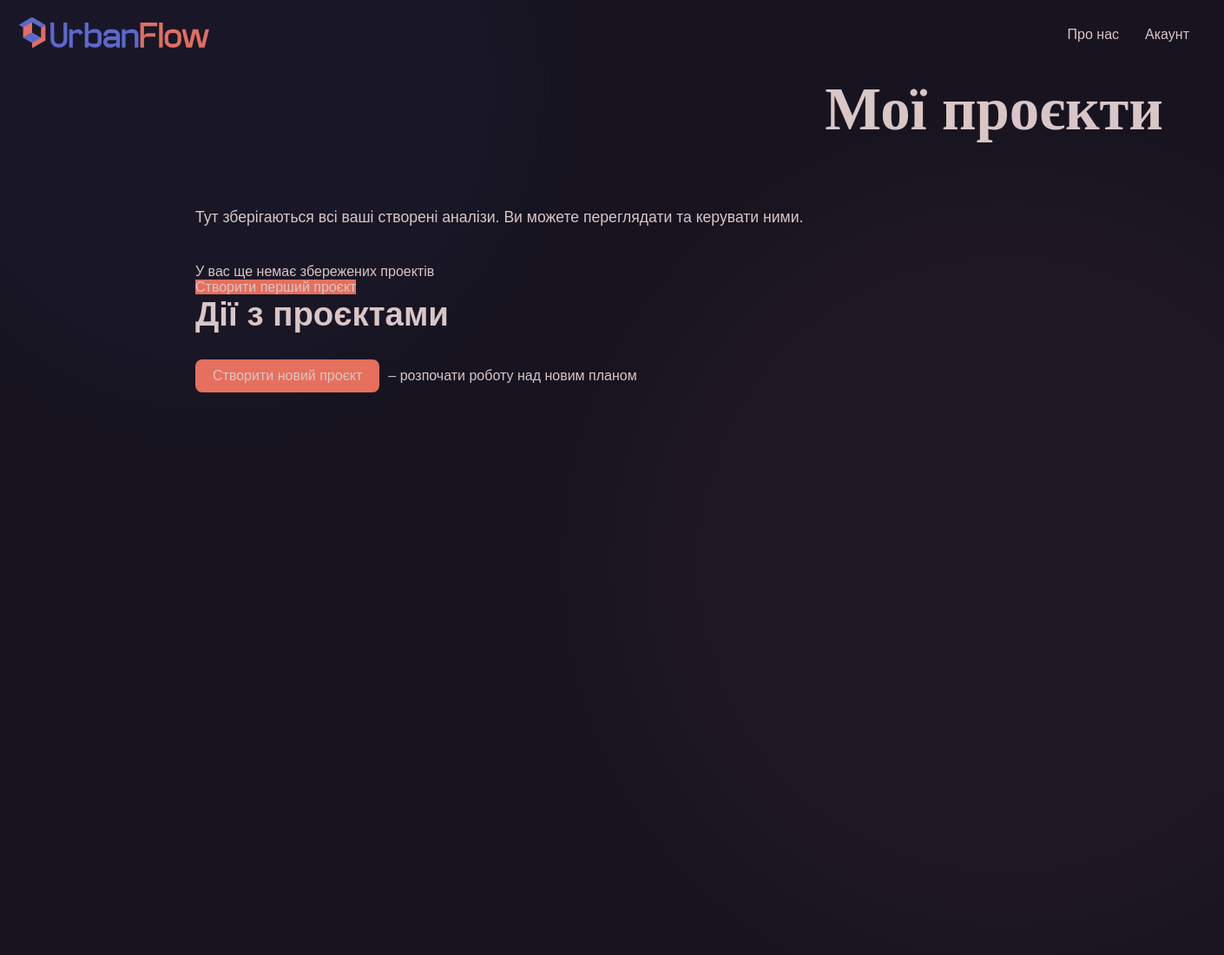
Page /myprojects/ (signed in) on the earlier database version.
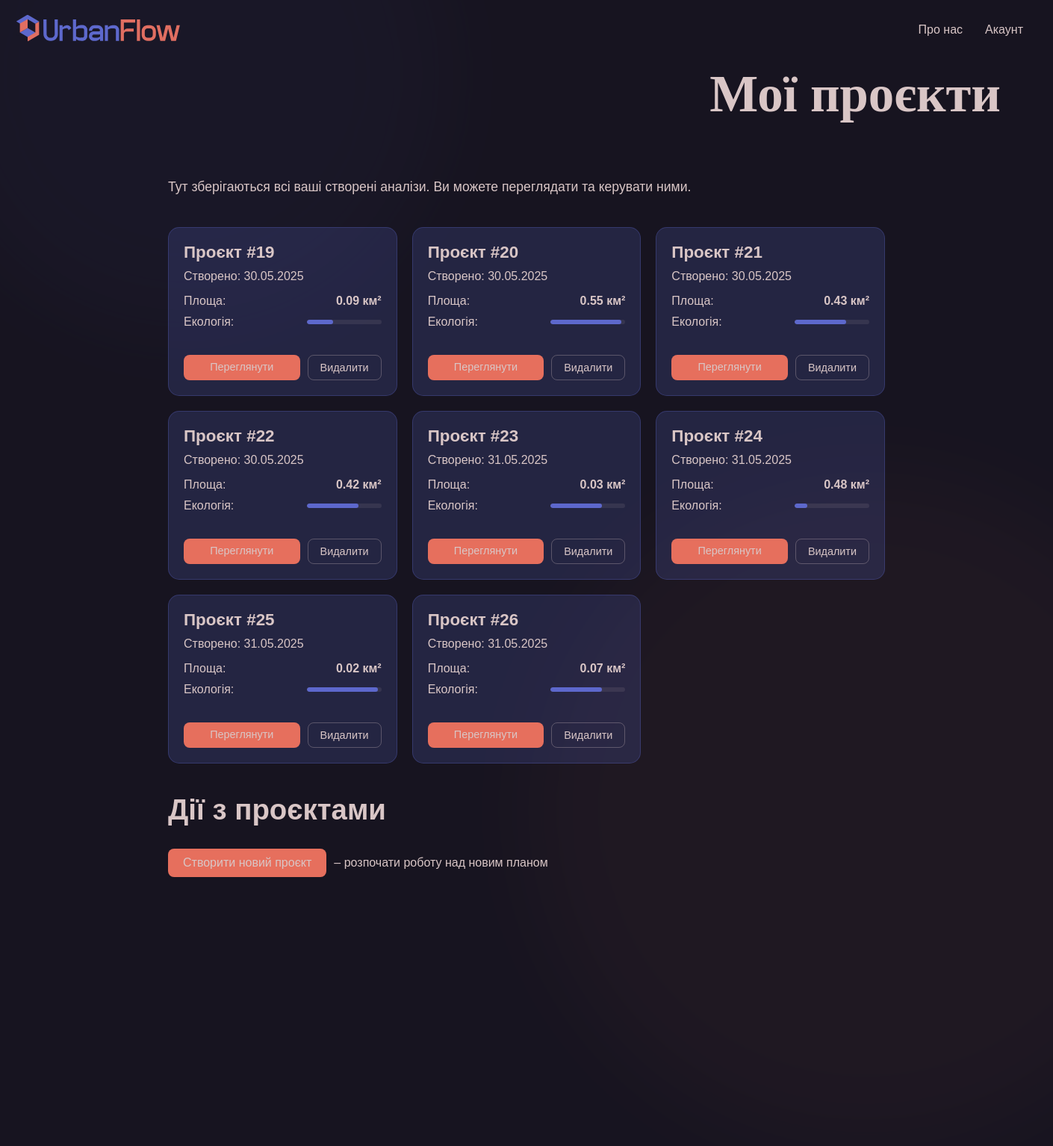
Same page on the later database version.
### backend/models.py (models this page shows, shortened)
class AnalyzedArea(models.Model):
    user = models.ForeignKey(settings.AUTH_USER_MODEL, on_delete=models.CASCADE, null=True, blank=True)
    north = models.FloatField()
    south = models.FloatField()
    east = models.FloatField()
    west = models.FloatField()
    related_name = 'analyzedarea_set'
    area = models.FloatField(help_text="Area in square kilometers")
    created_at = models.DateTimeField(auto_now_add=True)
    road_count = models.IntegerField(default=0)
    congestion = models.IntegerField(default=0, help_text="Congestion score (0-100)")
    ecology = models.IntegerField(default=0, help_text="Ecology score (0-100)")
    pedestrian_friendly = models.IntegerField(default=0, help_text="Pedestrian friendliness score (0-100)")
    public_transport = models.IntegerField(default=0, help_text="Public transport accessibility score (0-100)")
    class Meta:
        verbose_name = "Analyzed Area"
        verbose_name_plural = "Analyzed Areas"

### backend/views.py (the view)
# urls.py: path('myprojects/', views.my_projects, name='myprojects'),
@login_required
def my_projects(request):
    projects = request.user.analyzedarea_set.all()
    return render(request, 'projects/myprojects.html', {
        'has_projects': projects.exists(),
        'projects': projects
    })

### backend/templates/projects/myprojects.html (shortened to what this page needs)
{% load static %}
<!DOCTYPE html>
<html lang="uk">
<head>
    <link rel="stylesheet" href="https://unpkg.com/leaflet@1.7.1/dist/leaflet.css" />
    <link rel="stylesheet" href="{% static 'css/pages/myprojects.css' %}">
</head>
<body>
<nav>
    <div class="logo"><a href="{% url 'logged_home' %}">
        <img src="{% static 'img/cube.svg' %}" alt="Логотип UrbanFlow - куб">
        <img src="{% static 'img/UrbanFlow.svg' %}" alt="UrbanFlow">
    </a></div>
    <ul role="list">
        <li><a href="{% url 'about' %}">Про нас</a></li>
        <li><a href="{% url 'profile' %}">Акаунт</a></li>
    </ul>
</nav>
<div class="ellipse ellipse-1"></div>
<div class="ellipse ellipse-2"></div>
<div class="projects-header">
    <h1>Мої проєкти</h1>
</div>
<div class="projects-container">
    <p class="projects-description">Тут зберігаються всі ваші створені аналізи. Ви можете переглядати та керувати ними.</p>
    {% if projects %}
    <div class="projects-grid">
        {% for project in projects %}
        <div class="project-card" id="project-{{ project.id }}">
            <h3>Проєкт #{{ project.id }}</h3>
            <p class="project-meta">Створено: {{ project.created_at|date:"d.m.Y" }}</p>
            <div class="project-stats">
                <div class="stat">
                    <span>Площа:</span>
                    <strong>{{ project.area }} км²</strong>
                </div>
                <div class="stat">
                    <span>Екологія:</span>
                    <div class="mini-progress">
                        <div style="width: {{ project.ecology }}%"></div>
                    </div>
                </div>
            </div>
            <div class="project-actions">
                <a href="{% url 'project_detail' project.id %}" class="project-btn view-btn">Переглянути</a>
                <button class="project-btn delete-btn" onclick="deleteProject({{ project.id }})">Видалити</button>
            </div>
        </div>
        {% endfor %}
    </div>
    {% else %}
    <div class="no-projects">
        <p>У вас ще немає збережених проектів</p>
        <a href="{% url 'city_changer' %}" class="btn create-btn">Створити перший проєкт</a>
    </div>
    {% endif %}
    <div class="actions-section">
        <h2>Дії з проєктами</h2>
        <ul class="actions-list">
            <li>
                <a href="{% url 'city_changer' %}" class="action-btn create-btn">Створити новий проєкт</a>
                <span>– розпочати роботу над новим планом</span>
            </li>
        </ul>
    </div>
</div>
</body>
</html>

### backend/templates/static/css/pages/myprojects.css (style rules this page uses)
* { box-sizing: border-box; margin: 0; padding: 0; list-style: none; text-decoration: none; color: inherit; font-family: 'e-Ukraine Ultralight', sans-serif; }
body { min-height: 100vh; background: #171420; color: #D9C6C6; position: relative; padding-top: 80px; overflow-x: hidden; width: 100%; }
nav { display: flex; justify-content: space-between; align-items: center; padding: 20px 40px; margin: -77px 0 0 0; }
.logo { display: flex; align-items: center; gap: 10px; transform: scale(1.2); }
.logo img:first-child { height: 30px; }
.logo img:last-child { height: 25px; }
nav ul { display: flex; gap: 30px; list-style: none; }
nav a { color: #D9C6C6; text-decoration: none; font-family: 'e-Ukraine Light', sans-serif; font-size: 16px; }
.ellipse { position: absolute; border-radius: 50%; filter: blur(60px); z-index: 0; opacity: 0.2; animation: pulse 8s infinite ease-in-out; pointer-events: none; }
.ellipse-1 { width: 700px; height: 700px; top: -250px; left: -100px; background: rgba(93, 104, 203, 0.2); }
.ellipse-2 { width: 900px; height: 900px; bottom: -300px; right: -200px; background: rgba(230, 126, 103, 0.2); animation-delay: 1s; }
.projects-container { position: relative; z-index: 1; width: 100%; max-width: 1000px; margin: 50px auto; padding: 20px; }
.projects-header { display: flex; justify-content: flex-end; margin: 10px 70px; }
h1 { font-family: "NAMU", serif; font-size: 4.3rem; color: #D9C6C6; }
.projects-description { font-size: 1.1rem; line-height: 1.6; margin-bottom: 40px; color: #D9C6C6; }
.projects-section, .actions-section { margin-bottom: 40px; }
h2 { font-family: 'e-Ukraine Bold', sans-serif; font-size: 2.4rem; color: #D9C6C6; margin-bottom: 20px; padding-bottom: 10px; }
.project-card { background: #5D68CC; border-radius: 15px; padding: 20px; margin-bottom: 20px; transition: transform 0.3s ease; }
.project-card h3 { font-family: 'e-Ukraine Bold', sans-serif; font-size: 1.4rem; margin-bottom: 10px; color: #D9C6C6; }
.project-actions { display: flex; gap: 15px; }
.project-btn { background: #E66F5D; padding: 8px 16px; border: none; border-radius: 8px; font-family: 'e-Ukraine Bold', sans-serif; font-size: 0.9rem; cursor: pointer; transition: all 0.3s ease; }
.delete-btn { background: transparent; color: #D9C6C6; border: 2px solid #D9C6C6; }
.actions-list { display: flex; flex-direction: column; gap: 15px; }
.actions-list li { display: flex; align-items: center; gap: 10px; }
.action-btn { padding: 10px 20px; border: none; border-radius: 8px; font-family: 'e-Ukraine Bold', sans-serif; font-size: 1rem; cursor: pointer; transition: all 0.3s ease; }
.create-btn { background: #E66F5D; color: #D9C6C6; }
.projects-grid { display: grid; grid-template-columns: repeat(auto-fill, minmax(300px, 1fr)); gap: 20px; margin-bottom: 40px; }
.project-card { background: rgba(93, 104, 204, 0.2); border-radius: 15px; padding: 20px; transition: all 0.3s ease; border: 1px solid rgba(93, 104, 204, 0.3); display: flex; flex-direction: column; height: 100%; }
.project-stats { display: flex; flex-direction: column; gap: 10px; margin: 15px 0; flex-grow: 1; }
.stat { display: flex; justify-content: space-between; align-items: center; }
.mini-progress { width: 100px; height: 6px; background: rgba(217, 198, 198, 0.1); border-radius: 3px; overflow: hidden; }
.mini-progress div { height: 100%; background: #5D68CC; border-radius: 3px; }
.project-actions { display: flex; gap: 10px; margin-top: auto; }
.view-btn { background: #E66F5D; color: #D9C6C6; flex: 1; text-align: center; padding: 8px 16px; border-radius: 8px; font-family: 'e-Ukraine Bold', sans-serif; font-size: 0.9rem; transition: all 0.3s ease; border: none; }
.delete-btn { background: transparent; color: #D9C6C6; padding: 8px 16px; border-radius: 8px; font-family: 'e-Ukraine Bold', sans-serif; font-size: 0.9rem; transition: all 0.3s ease; border: 1px solid rgba(217, 198, 198, 0.3); }

Differences in the rows shown:
added AnalyzedArea: id "19", created_at "30.05.2025", area "0.09", ecology 35 (drawn)
added AnalyzedArea: id "20", created_at "30.05.2025", area "0.55", ecology 95 (drawn)
added AnalyzedArea: id "21", created_at "30.05.2025", area "0.43", ecology 69 (drawn)
added AnalyzedArea: id "22", created_at "30.05.2025", area "0.42", ecology 69 (drawn)
added AnalyzedArea: id "23", created_at "31.05.2025", area "0.03", ecology 69 (drawn)
added AnalyzedArea: id "24", created_at "31.05.2025", area "0.48", ecology 17 (drawn)
added AnalyzedArea: id "25", created_at "31.05.2025", area "0.02", ecology 95 (drawn)
added AnalyzedArea: id "26", created_at "31.05.2025", area "0.07", ecology 69 (drawn)
Other differences:
text no longer shown: "У вас ще немає збережених проектів Створити перший проєкт"
